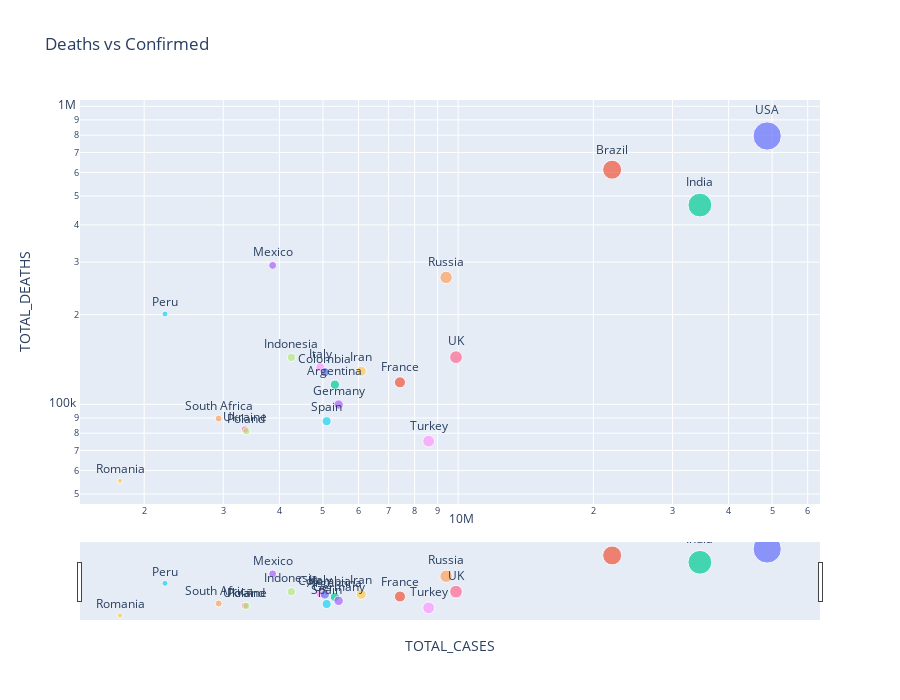

Notebook code cell kept with this figure:
### Code cell
### scatter plot with for top 20 country with total deaths and total cases 
fig = px.scatter(sum_country.sort_values('TOTAL_DEATHS', ascending=False).iloc[:20, :], 
                 x='TOTAL_CASES', y='TOTAL_DEATHS', color='NAME', size='TOTAL_CASES', 
                 height=700, text='NAME', log_x=True, log_y=True, 
                 title='Deaths vs Confirmed')
fig.update_traces(textposition='top center')
fig.update_layout(showlegend=False)
fig.update_layout(xaxis_rangeslider_visible=True)
fig.show()

### Figure 1 — Plotly figure (JSON) as saved in the notebook; plotly's stock layout.template omitted (floating-point values rounded to 4 significant figures)
{"data": [{"hovertemplate": "NAME=%{text}<br>TOTAL_CASES=%{marker.size}<br>TOTAL_DEATHS=%{y}<extra></extra>", "legendgroup": "USA", "marker": {"color": "#636efa", "size": [48748557], "sizemode": "area", "sizeref": 121900.0, "symbol": "circle"}, "mode": "markers+text", "name": "USA", "orientation": "v", "showlegend": true, "text": ["USA"], "textposition": "top center", "type": "scatter", "x": [48748557], "xaxis": "x", "y": [794864], "yaxis": "y"}, {"hovertemplate": "NAME=%{text}<br>TOTAL_CASES=%{marker.size}<br>TOTAL_DEATHS=%{y}<extra></extra>", "legendgroup": "Brazil", "marker": {"color": "#EF553B", "size": [22019870], "sizemode": "area", "sizeref": 121900.0, "symbol": "circle"}, "mode": "markers+text", "name": "Brazil", "orientation": "v", "showlegend": true, "text": ["Brazil"], "textposition": "top center", "type": "scatter", "x": [22019870], "xaxis": "x", "y": [612842], "yaxis": "y"}, {"hovertemplate": "NAME=%{text}<br>TOTAL_CASES=%{marker.size}<br>TOTAL_DEATHS=%{y}<extra></extra>", "legendgroup": "India", "marker": {"color": "#00cc96", "size": [34526480], "sizemode": "area", "sizeref": 121900.0, "symbol": "circle"}, "mode": "markers+text", "name": "India", "orientation": "v", "showlegend": true, "text": ["India"], "textposition": "top center", "type": "scatter", "x": [34526480], "xaxis": "x", "y": [466147], "yaxis": "y"}, {"hovertemplate": "NAME=%{text}<br>TOTAL_CASES=%{marker.size}<br>TOTAL_DEATHS=%{y}<extra></extra>", "legendgroup": "Mexico", "marker": {"color": "#ab63fa", "size": [3864278], "sizemode": "area", "sizeref": 121900.0, "symbol": "circle"}, "mode": "markers+text", "name": "Mexico", "orientation": "v", "showlegend": true, "text": ["Mexico"], "textposition": "top center", "type": "scatter", "x": [3864278], "xaxis": "x", "y": [292524], "yaxis": "y"}, {"hovertemplate": "NAME=%{text}<br>TOTAL_CASES=%{marker.size}<br>TOTAL_DEATHS=%{y}<extra></extra>", "legendgroup": "Russia", "marker": {"color": "#FFA15A", "size": [9400835], "sizemode": "area", "sizeref": 121900.0, "symbol": "circle"}, "mode": "markers+text", "name": "Russia", "orientation": "v", "showlegend": true, "text": ["Russia"], "textposition": "top center", "type": "scatter", "x": [9400835], "xaxis": "x", "y": [266579], "yaxis": "y"}, {"hovertemplate": "NAME=%{text}<br>TOTAL_CASES=%{marker.size}<br>TOTAL_DEATHS=%{y}<extra></extra>", "legendgroup": "Peru", "marker": {"color": "#19d3f3", "size": [2225117], "sizemode": "area", "sizeref": 121900.0, "symbol": "circle"}, "mode": "markers+text", "name": "Peru", "orientation": "v", "showlegend": true, "text": ["Peru"], "textposition": "top center", "type": "scatter", "x": [2225117], "xaxis": "x", "y": [200894], "yaxis": "y"}, {"hovertemplate": "NAME=%{text}<br>TOTAL_CASES=%{marker.size}<br>TOTAL_DEATHS=%{y}<extra></extra>", "legendgroup": "UK", "marker": {"color": "#FF6692", "size": [9889926], "sizemode": "area", "sizeref": 121900.0, "symbol": "circle"}, "mode": "markers+text", "name": "UK", "orientation": "v", "showlegend": true, "text": ["UK"], "textposition": "top center", "type": "scatter", "x": [9889926], "xaxis": "x", "y": [143972], "yaxis": "y"}, {"hovertemplate": "NAME=%{text}<br>TOTAL_CASES=%{marker.size}<br>TOTAL_DEATHS=%{y}<extra></extra>", "legendgroup": "Indonesia", "marker": {"color": "#B6E880", "size": [4253992], "sizemode": "area", "sizeref": 121900.0, "symbol": "circle"}, "mode": "markers+text", "name": "Indonesia", "orientation": "v", "showlegend": true, "text": ["Indonesia"], "textposition": "top center", "type": "scatter", "x": [4253992], "xaxis": "x", "y": [143753], "yaxis": "y"}, {"hovertemplate": "NAME=%{text}<br>TOTAL_CASES=%{marker.size}<br>TOTAL_DEATHS=%{y}<extra></extra>", "legendgroup": "Italy", "marker": {"color": "#FF97FF", "size": [4932091], "sizemode": "area", "sizeref": 121900.0, "symbol": "circle"}, "mode": "markers+text", "name": "Italy", "orientation": "v", "showlegend": true, "text": ["Italy"], "textposition": "top center", "type": "scatter", "x": [4932091], "xaxis": "x", "y": [133247], "yaxis": "y"}, {"hovertemplate": "NAME=%{text}<br>TOTAL_CASES=%{marker.size}<br>TOTAL_DEATHS=%{y}<extra></extra>", "legendgroup": "Iran", "marker": {"color": "#FECB52", "size": [6088009], "sizemode": "area", "sizeref": 121900.0, "symbol": "circle"}, "mode": "markers+text", "name": "Iran", "orientation": "v", "showlegend": true, "text": ["Iran"], "textposition": "top center", "type": "scatter", "x": [6088009], "xaxis": "x", "y": [129177], "yaxis": "y"}, {"hovertemplate": "NAME=%{text}<br>TOTAL_CASES=%{marker.size}<br>TOTAL_DEATHS=%{y}<extra></extra>", "legendgroup": "Colombia", "marker": {"color": "#636efa", "size": [5050255], "sizemode": "area", "sizeref": 121900.0, "symbol": "circle"}, "mode": "markers+text", "name": "Colombia", "orientation": "v", "showlegend": true, "text": ["Colombia"], "textposition": "top center", "type": "scatter", "x": [5050255], "xaxis": "x", "y": [128138], "yaxis": "y"}, {"hovertemplate": "NAME=%{text}<br>TOTAL_CASES=%{marker.size}<br>TOTAL_DEATHS=%{y}<extra></extra>", "legendgroup": "France", "marker": {"color": "#EF553B", "size": [7420237], "sizemode": "area", "sizeref": 121900.0, "symbol": "circle"}, "mode": "markers+text", "name": "France", "orientation": "v", "showlegend": true, "text": ["France"], "textposition": "top center", "type": "scatter", "x": [7420237], "xaxis": "x", "y": [118555], "yaxis": "y"}, {"hovertemplate": "NAME=%{text}<br>TOTAL_CASES=%{marker.size}<br>TOTAL_DEATHS=%{y}<extra></extra>", "legendgroup": "Argentina", "marker": {"color": "#00cc96", "size": [5315989], "sizemode": "area", "sizeref": 121900.0, "symbol": "circle"}, "mode": "markers+text", "name": "Argentina", "orientation": "v", "showlegend": true, "text": ["Argentina"], "textposition": "top center", "type": "scatter", "x": [5315989], "xaxis": "x", "y": [116382], "yaxis": "y"}, {"hovertemplate": "NAME=%{text}<br>TOTAL_CASES=%{marker.size}<br>TOTAL_DEATHS=%{y}<extra></extra>", "legendgroup": "Germany", "marker": {"color": "#ab63fa", "size": [5418681], "sizemode": "area", "sizeref": 121900.0, "symbol": "circle"}, "mode": "markers+text", "name": "Germany", "orientation": "v", "showlegend": true, "text": ["Germany"], "textposition": "top center", "type": "scatter", "x": [5418681], "xaxis": "x", "y": [99817], "yaxis": "y"}, {"hovertemplate": "NAME=%{text}<br>TOTAL_CASES=%{marker.size}<br>TOTAL_DEATHS=%{y}<extra></extra>", "legendgroup": "South Africa", "marker": {"color": "#FFA15A", "size": [2930174], "sizemode": "area", "sizeref": 121900.0, "symbol": "circle"}, "mode": "markers+text", "name": "South Africa", "orientation": "v", "showlegend": true, "text": ["South Africa"], "textposition": "top center", "type": "scatter", "x": [2930174], "xaxis": "x", "y": [89584], "yaxis": "y"}, {"hovertemplate": "NAME=%{text}<br>TOTAL_CASES=%{marker.size}<br>TOTAL_DEATHS=%{y}<extra></extra>", "legendgroup": "Spain", "marker": {"color": "#19d3f3", "size": [5096538], "sizemode": "area", "sizeref": 121900.0, "symbol": "circle"}, "mode": "markers+text", "name": "Spain", "orientation": "v", "showlegend": true, "text": ["Spain"], "textposition": "top center", "type": "scatter", "x": [5096538], "xaxis": "x", "y": [87832], "yaxis": "y"}, {"hovertemplate": "NAME=%{text}<br>TOTAL_CASES=%{marker.size}<br>TOTAL_DEATHS=%{y}<extra></extra>", "legendgroup": "Ukraine", "marker": {"color": "#FF6692", "size": [3353136], "sizemode": "area", "sizeref": 121900.0, "symbol": "circle"}, "mode": "markers+text", "name": "Ukraine", "orientation": "v", "showlegend": true, "text": ["Ukraine"], "textposition": "top center", "type": "scatter", "x": [3353136], "xaxis": "x", "y": [82318], "yaxis": "y"}, {"hovertemplate": "NAME=%{text}<br>TOTAL_CASES=%{marker.size}<br>TOTAL_DEATHS=%{y}<extra></extra>", "legendgroup": "Poland", "marker": {"color": "#B6E880", "size": [3377698], "sizemode": "area", "sizeref": 121900.0, "symbol": "circle"}, "mode": "markers+text", "name": "Poland", "orientation": "v", "showlegend": true, "text": ["Poland"], "textposition": "top center", "type": "scatter", "x": [3377698], "xaxis": "x", "y": [81228], "yaxis": "y"}, {"hovertemplate": "NAME=%{text}<br>TOTAL_CASES=%{marker.size}<br>TOTAL_DEATHS=%{y}<extra></extra>", "legendgroup": "Turkey", "marker": {"color": "#FF97FF", "size": [8596410], "sizemode": "area", "sizeref": 121900.0, "symbol": "circle"}, "mode": "markers+text", "name": "Turkey", "orientation": "v", "showlegend": true, "text": ["Turkey"], "textposition": "top center", "type": "scatter", "x": [8596410], "xaxis": "x", "y": [75235], "yaxis": "y"}, {"hovertemplate": "NAME=%{text}<br>TOTAL_CASES=%{marker.size}<br>TOTAL_DEATHS=%{y}<extra></extra>", "legendgroup": "Romania", "marker": {"color": "#FECB52", "size": [1766987], "sizemode": "area", "sizeref": 121900.0, "symbol": "circle"}, "mode": "markers+text", "name": "Romania", "orientation": "v", "showlegend": true, "text": ["Romania"], "textposition": "top center", "type": "scatter", "x": [1766987], "xaxis": "x", "y": [55386], "yaxis": "y"}], "layout": {"height": 700, "legend": {"itemsizing": "constant", "title": {"text": "NAME"}, "tracegroupgap": 0}, "showlegend": false, "title": {"text": "Deaths vs Confirmed"}, "xaxis": {"anchor": "y", "domain": [0, 1], "rangeslider": {"visible": true}, "title": {"text": "TOTAL_CASES"}, "type": "log"}, "yaxis": {"anchor": "x", "domain": [0, 1], "title": {"text": "TOTAL_DEATHS"}, "type": "log"}}}
